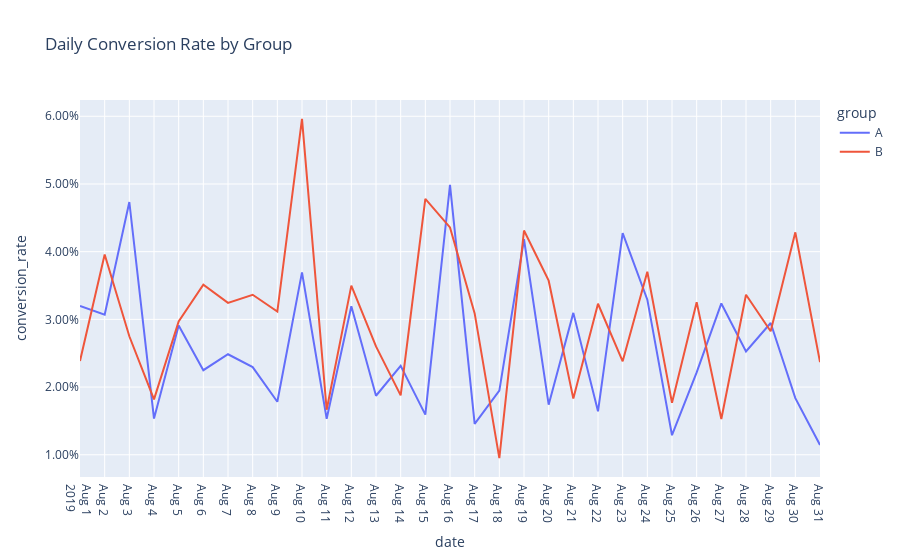

Notebook cell for this chart:
### Code cell
fig = px.line(df_daily_conversion_rate, x="date", y="conversion_rate", color="group", title="Daily Conversion Rate by Group")
fig.update_yaxes(tickformat=".2%")
fig.update_xaxes(dtick="D1")
fig.show()

### Figure 1 — Plotly figure (JSON) as saved in the notebook; plotly's stock layout.template omitted (floating-point values rounded to 4 significant figures)
{"data": [{"hovertemplate": "group=A<br>date=%{x}<br>conversion_rate=%{y}<extra></extra>", "legendgroup": "A", "line": {"color": "#636efa", "dash": "solid"}, "marker": {"symbol": "circle"}, "mode": "lines", "name": "A", "orientation": "v", "showlegend": true, "type": "scatter", "x": ["2019-08-01", "2019-08-02", "2019-08-03", "2019-08-04", "2019-08-05", "2019-08-06", "2019-08-07", "2019-08-08", "2019-08-09", "2019-08-10", "2019-08-11", "2019-08-12", "2019-08-13", "2019-08-14", "2019-08-15", "2019-08-16", "2019-08-17", "2019-08-18", "2019-08-19", "2019-08-20", "2019-08-21", "2019-08-22", "2019-08-23", "2019-08-24", "2019-08-25", "2019-08-26", "2019-08-27", "2019-08-28", "2019-08-29", "2019-08-30", "2019-08-31"], "xaxis": "x", "y": [0.03199, 0.03069, 0.04734, 0.01534, 0.0291, 0.02249, 0.02484, 0.02295, 0.01783, 0.03695, 0.01532, 0.03193, 0.01872, 0.02313, 0.01592, 0.04986, 0.01456, 0.01946, 0.04183, 0.01739, 0.03096, 0.01642, 0.04274, 0.03291, 0.01288, 0.02216, 0.03235, 0.02525, 0.02946, 0.01837, 0.01144], "yaxis": "y"}, {"hovertemplate": "group=B<br>date=%{x}<br>conversion_rate=%{y}<extra></extra>", "legendgroup": "B", "line": {"color": "#EF553B", "dash": "solid"}, "marker": {"symbol": "circle"}, "mode": "lines", "name": "B", "orientation": "v", "showlegend": true, "type": "scatter", "x": ["2019-08-01", "2019-08-02", "2019-08-03", "2019-08-04", "2019-08-05", "2019-08-06", "2019-08-07", "2019-08-08", "2019-08-09", "2019-08-10", "2019-08-11", "2019-08-12", "2019-08-13", "2019-08-14", "2019-08-15", "2019-08-16", "2019-08-17", "2019-08-18", "2019-08-19", "2019-08-20", "2019-08-21", "2019-08-22", "2019-08-23", "2019-08-24", "2019-08-25", "2019-08-26", "2019-08-27", "2019-08-28", "2019-08-29", "2019-08-30", "2019-08-31"], "xaxis": "x", "y": [0.02384, 0.03959, 0.0275, 0.01818, 0.0297, 0.03511, 0.03244, 0.03364, 0.03115, 0.05962, 0.01664, 0.03499, 0.02601, 0.01877, 0.04779, 0.04358, 0.03088, 0.009498, 0.04312, 0.03571, 0.01829, 0.03231, 0.02381, 0.03704, 0.01767, 0.03254, 0.01528, 0.03364, 0.02825, 0.04286, 0.02368], "yaxis": "y"}], "layout": {"legend": {"title": {"text": "group"}, "tracegroupgap": 0}, "title": {"text": "Daily Conversion Rate by Group"}, "xaxis": {"anchor": "y", "domain": [0, 1], "dtick": "D1", "title": {"text": "date"}}, "yaxis": {"anchor": "x", "domain": [0, 1], "tickformat": ".2%", "title": {"text": "conversion_rate"}}}}
